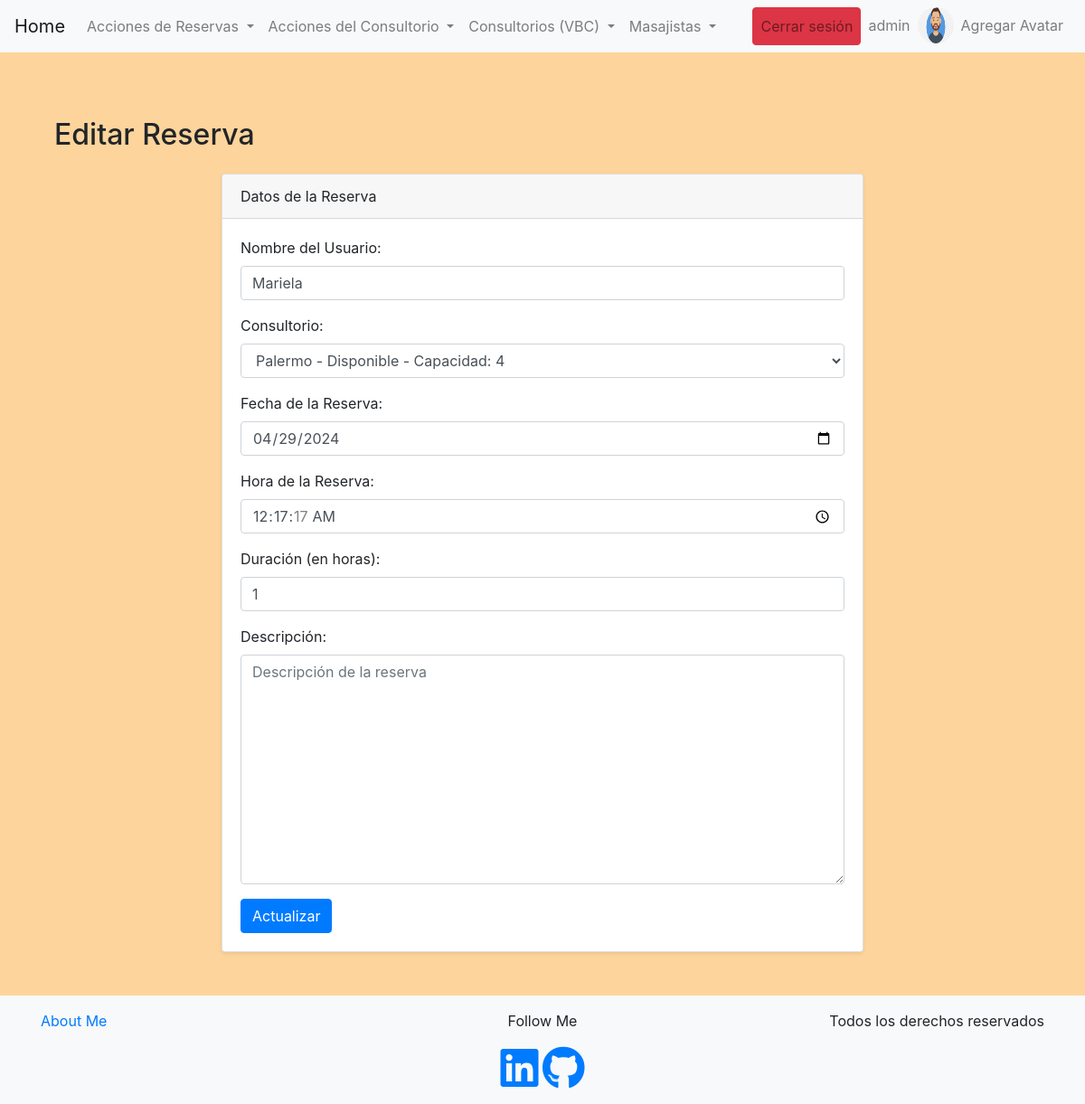
Screenshot of /bookings/update-booking/9 (signed in) with the database file from the repository.
### bookings/models.py (models this page shows, shortened)
class Avatar(models.Model):
    user = models.OneToOneField(User, on_delete=models.CASCADE, related_name='avatar')
    image = models.ImageField(upload_to='avatars/')

class Reserva(models.Model):
    nombre_de_usuario = models.CharField(max_length=50)
    consultorio = models.ForeignKey(Consultorio, on_delete=models.CASCADE, related_name='reservas')
    fecha = models.DateField(default=timezone.now)
    hora = models.TimeField(default=timezone.now)
    duracion = models.IntegerField(default=1)
    descripcion = models.TextField(blank=True, null=True, max_length=50)

### bookings/views.py (the view, shortened to what this page needs)
# urls.py: path("update-booking/<booking_id>", update_booking_view, name="booking-update"),
def update_booking_view(request, booking_id):
    reserva_a_editar = Reserva.objects.filter(id=booking_id).first()
    if request.method == "GET":
        valores_iniciales = {
            "nombre_de_usuario": reserva_a_editar.nombre_de_usuario,              #argument error, no me aparece en azul
            "consultorio": reserva_a_editar.consultorio,
            "fecha": reserva_a_editar.fecha,
            "hora": reserva_a_editar.hora,
            "duracion": reserva_a_editar.duracion,
            "descripcion": reserva_a_editar.descripcion
            }
        formulario = ReservaCreateForm(initial=valores_iniciales)
        contexto_dict = {
            "form_update" : formulario,
            "OBJETO": reserva_a_editar
            }
        return render(request, "bookings/form-update-booking.html", contexto_dict)

### bookings/forms.py
class ReservaCreateForm(forms.ModelForm):
    class Meta:
        model = Reserva
        fields = ['nombre_de_usuario', 'consultorio', 'fecha', 'hora', 'duracion', 'descripcion']
        labels = {
            'nombre_de_usuario': 'Nombre del Usuario',
            'consultorio': 'Consultorio',
            'fecha': 'Fecha de la Reserva',
            'hora': 'Hora de la Reserva',
            'duracion': 'Duración (en horas)',
            'descripcion': 'Descripción',
        }
        widgets = {
            'nombre_de_usuario': forms.TextInput(attrs={'class': 'form-control', 'placeholder': 'Nombre del Usuario'}),
            'consultorio': forms.Select(attrs={'class': 'form-control'}),
            'fecha': forms.DateInput(attrs={'class': 'form-control', 'type': 'date'}),
            'hora': forms.TimeInput(attrs={'class': 'form-control', 'type': 'time'}),
            'duracion': forms.NumberInput(attrs={'class': 'form-control', 'min': 1, 'max': 12}),
            'descripcion': forms.Textarea(attrs={'class': 'form-control', 'placeholder': 'Descripción de la reserva'}),
        }

### bookings/models.py (called while the page is built)
    def __str__(self):
        return f"{self.nombre} - {'Disponible' if self.disponible else 'No Disponible'} - Capacidad: {self.capacidad}"

### bookings/templates/bookings/form-update-booking.html (shortened to what this page needs)
{% extends 'bookings/base.html' %}
{% block content %}
<section class="py-5">
    <div class="container">
        <h2 class="mb-4">Editar Reserva</h2>
        <div class="row">
            <div class="col-lg-8 mx-auto">
                <div class="card shadow-sm">
                    <div class="card-header">
                        Datos de la Reserva
                    </div>
                    <div class="card-body">
                        <form method="POST" action="{% url 'booking-update' OBJETO.id %}">
                            {{ form_update.as_p }}
                            <button type="crear" class="btn btn-primary">Actualizar</button>
                        </form>
                    </div>
                </div>
            </div>
        </div>
    </div>
</section>
{% endblock %}

### bookings/templates/bookings/base.html (shortened to what this page needs)
{% load static %}
<!DOCTYPE html>
<html lang="en">
<head>
    <link rel="stylesheet" href="https://stackpath.bootstrapcdn.com/bootstrap/4.5.2/css/bootstrap.min.css">
    <link rel="stylesheet" href="https://cdnjs.cloudflare.com/ajax/libs/font-awesome/5.15.4/css/all.min.css">
    <link rel="stylesheet" type="text/css" href="{% static 'css/styles.css' %}">
</head>
<body class="d-flex flex-column min-vh-100">
    <nav class="navbar navbar-expand-lg navbar-light bg-light">
        {% if user.is_authenticated %}
        <a class="navbar-brand" href="{% url 'home' %}">Home</a>
        {% endif %}
        <div class="collapse navbar-collapse" id="navbarNav">
            <ul class="navbar-nav mr-auto">
                {% if user.is_authenticated %}
                <li class="nav-item dropdown">
                    <a class="nav-link dropdown-toggle" href="#" id="reservasDropdown" role="button" data-toggle="dropdown"
                        aria-haspopup="true" aria-expanded="false">
                        Acciones de Reservas
                    </a>
                </li>
                <li class="nav-item dropdown">
                    <a class="nav-link dropdown-toggle" href="#" id="consultorioDropdown" role="button" data-toggle="dropdown"
                        aria-haspopup="true" aria-expanded="false">
                        Acciones del Consultorio
                    </a>
                </li>
                <li class="nav-item dropdown">
                    <a class="nav-link dropdown-toggle" href="#" id="navbarDropdownMenuLinkSala" role="button" data-toggle="dropdown"
                        aria-haspopup="true" aria-expanded="false">
                        Consultorios (VBC)
                    </a>
                </li>
                <li class="nav-item dropdown">
                    <a class="nav-link dropdown-toggle" href="#" id="navbarDropdownMenuLinkMasajista" role="button"
                        data-toggle="dropdown" aria-haspopup="true" aria-expanded="false">
                        Masajistas
                    </a>
                </li>
                {% endif %}
            </ul>
            <ul class="navbar-nav ml-auto">
                {% if user.is_authenticated %}
                <li class="nav-item">
                    <a class="nav-link btn btn-danger" href="{% url 'logout' %}">Cerrar sesión</a>
                </li>
                <li class="nav-item">
                    <a class="nav-link" href="{% url 'edit-profile'%}">{{user.username}}</a>
                </li>
                <li class="nav-item">
                    {% if user.avatar.image %}
                    <img src="{{ user.avatar.image.url }}" alt="Avatar" style="height: 40px; width: 40px; border-radius: 50%;">
                    {% endif %}
                    <li class="nav-item">
                        <a href="{% url 'avatar-edit' %}" class="nav-link">Agregar Avatar</a>
                    </li>
                </li>
                {% endif %}
            </ul>
        </div>
    </nav>
    <div class="container mt-4">
        {% block content %}{% endblock content %}
    </div>
    <footer class="mt-auto py-3 bg-light">
        <div class="container text-center">
            <div class="row">
                <div class="col-md-4 text-md-left">
                    <a href="{% url 'about-me' %}">About Me</a>
                </div>
                <div class="col-md-4">
                    <p>Follow Me</p>
                    <a href="https://www.linkedin.com/in/pablo-cala-152a46202/" target="_blank" class="footer-icons"><i class="fab fa-linkedin fa-3x"></i></a>
                    <a href="https://github.com/Pablocala98" target="_blank" class="footer-icons"><i class="fab fa-github fa-3x"></i></a>
                </div>
                <div class="col-md-4 text-md-right">
                    <p>Todos los derechos reservados</p>
                </div>
            </div>
        </div>
    </footer>
</body>
</html>

### bookings/static/css/styles.css (style rules this page uses)
body { background-color: rgb(253, 212, 155); }

### rows the page displays
Reserva: nombre_de_usuario "Mariela", consultorio "Palermo - Disponible - Capacidad: 4", fecha "04/29/2024", hora "00:17:17", duracion "1"

### other values shown
{{ user.username }} "admin"
